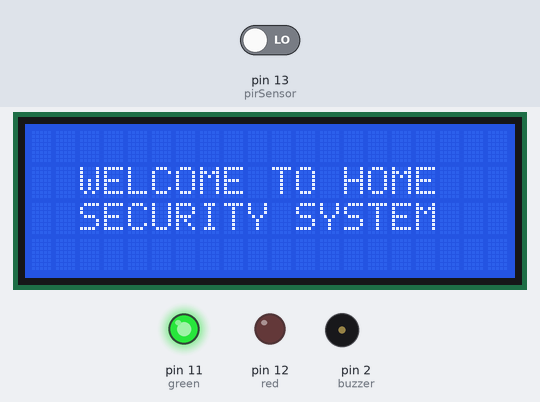
Bench run of a sketch on a simulated Arduino Uno, built with avr-gcc and run on an emulated ATmega328P. Parts: 20×4 character LCD, output pins drawn as LEDs (lit = HIGH), buzzer (waves = sounding). Inputs (shaded band) come from the test bench; at power-on: pin 13 (pirSensor) LOW.

Above: at 2.2 s.
2.3 s: pin 13 (pirSensor) driven HIGH
At 3.0 s:
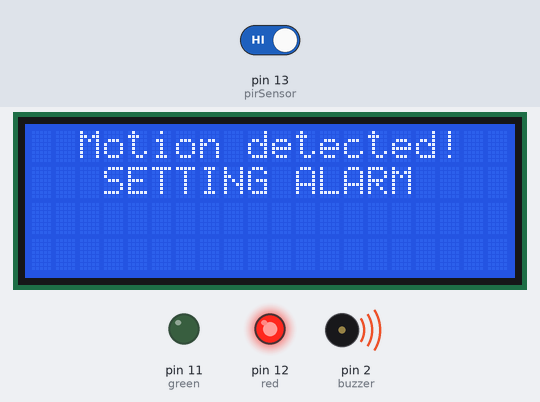
7.5 s: pin 13 (pirSensor) driven LOW
At 9.32 s:
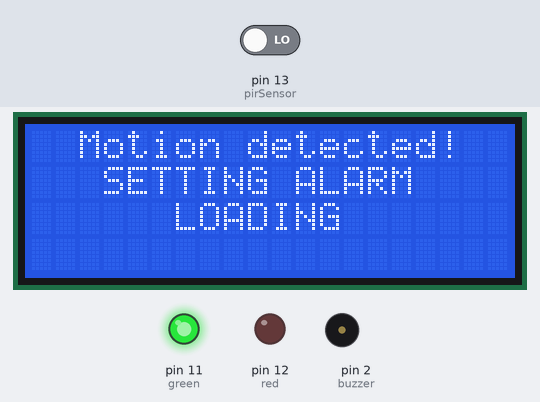
9.6 s: pin 13 (pirSensor) driven HIGH
At 11.12 s:
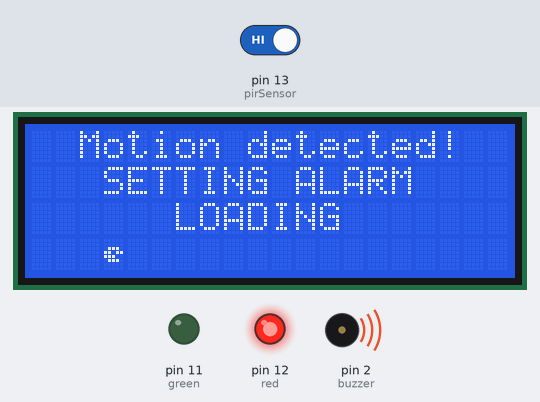
Timing chart, 0 to 17.1 s (numbered marks = the images above; inputs shaded):
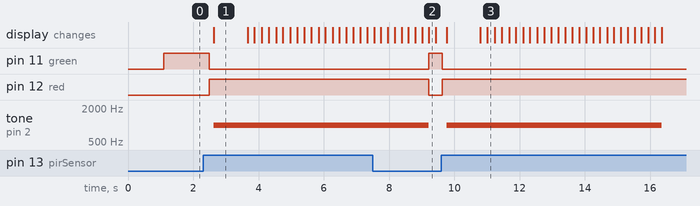

Measured:
- after the input at 2.3 s, pin 11 (green): HIGH → LOW after 0.20 s; pin 12 (red): LOW → HIGH after 0.20 s; tone on pin 2 (buzzer): silent → 1000 Hz after 0.33 s; the display: changes after 0.33 s (image 1)
- after the input at 7.5 s, pin 11 (green): LOW → HIGH after 1.7 s; pin 12 (red): HIGH → LOW after 1.7 s
- after the input at 9.6 s, pin 11 (green): HIGH → LOW at once; pin 12 (red): LOW → HIGH at once; tone on pin 2 (buzzer): silent → 1000 Hz after 0.16 s, → silent 6.6 s later; the display: first changes after 0.16 s (image 3 shows a later state)
- what the display in image 1 shows lasts 1.1 s, from 2.6 s to 3.7 s

The sketch:

sketch.ino
```cpp
#include <Wire.h>
#include <LiquidCrystal_I2C.h>
LiquidCrystal_I2C lcd(0x27, 20, 4); // Setting LCD address 0x27 for a 20 chars and 4 line display

int buzzer = 2;
int green = 11;
int red = 12;
int pirSensor = 13;  //Pin that is attached to The PIR sensor
int state = LOW;  // By default no motion is detected
int var = 0;      //Variable that is storing the sensor status

uint8_t pacman[8] = {
  0b00000,
  0b00000,
  0b01110,
  0b11011,
  0b11111,
  0b01110,
  0b00000,
  0b00000
};

uint8_t pacmanOpen[] = {
  0b00000,
  0b00000,
  0b01110,
  0b11011,
  0b11100,
  0b01110,
  0b00000,
  0b00000
};

uint8_t dot[] = {
  0b00000,
  0b00000,
  0b00000,
  0b00110,
  0b00110,
  0b00000,
  0b00000,
  0b00000
};

void setup() {


  pinMode(buzzer, OUTPUT);
  pinMode(pirSensor, INPUT);
  pinMode(red, OUTPUT);
  pinMode(green, OUTPUT);

  lcd.begin(20, 4);
  lcd.backlight();
  lcd.clear();
  lcd.setCursor(2,1);
	lcd.print("WELCOME TO HOME");
  lcd.setCursor(2,2);
  lcd.print("SECURITY SYSTEM");
  delay(1000);


}

void loop() {

  var = digitalRead(pirSensor);   // read sensor value
  if (var == HIGH) {           // check if the sensor is HIGH (When object is detected)
    digitalWrite(red, HIGH);   // turn LED ON
    digitalWrite(green, LOW);
    delay(100);                // delay 100 milliseconds

    if (state == LOW) {
      lcd.clear();
      lcd.setCursor(2, 0);
      lcd.print("Motion detected!");
      lcd.setCursor(3, 1);
      lcd.print("SETTING ALARM");
      tone(buzzer, 1000); // Send 1KHz sound signal...
      delay(1000);        // ...for 1 sec
      lcd.setCursor(6, 2);
      lcd.print("LOADING");
        for (int i = 3; i < 16; i++) {
          lcd.setCursor(i, 3);
          lcd.print("\1");
          for (int j = i + 1; j < 16; j++) {
            lcd.setCursor(j, 3);
            lcd.print("\2");
          }
          lcd.createChar(1, pacman);
          delay(200);
          lcd.createChar(1, pacmanOpen);
          delay(200);
          lcd.setCursor(i, 3);
          lcd.print(" ");
      }
      state = HIGH;       // update variable state to HIGH
      noTone(buzzer);     // Stop sound...
    }
  }
  else {
      digitalWrite(red, LOW); // turn LED OFF
      digitalWrite(green, HIGH);
      delay(200);             // delay 200 milliseconds

      if (state == HIGH){
        lcd.clear();
        lcd.setCursor(2,1);
        lcd.print("Motion stopped!");
        state = LOW;       // update variable state to LOW
    }
  }

}
```
